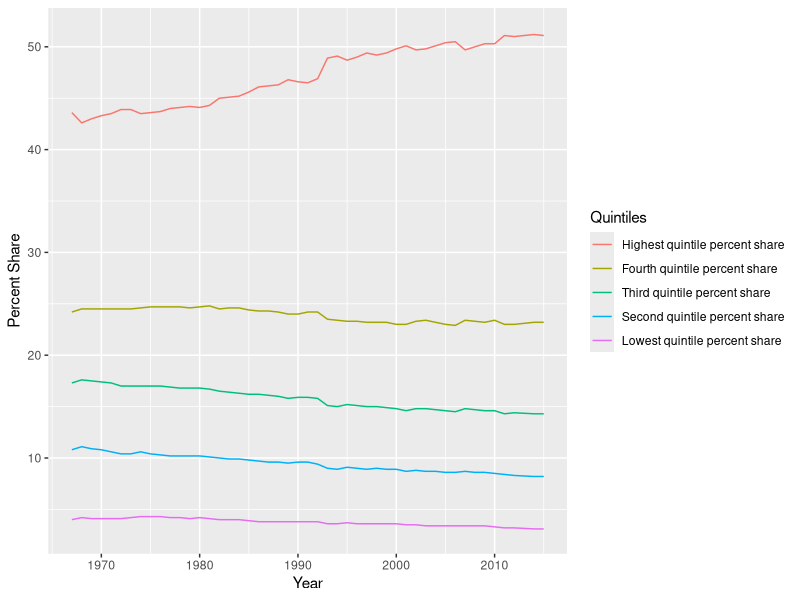

The R source for this figure:
library(readr)
library(tidyr)
library(ggplot2)
library(dplyr)

setwd("C:/Users/aet/Desktop/School/R projects/Final project/President-Obama-Evaluation/Data files/Economy")

share <- read_csv("income inequality.csv")
share <- share[, -5]

share.g <- share %>%
  gather(Year, `Percent Share`, `2015`:`1967`)

share.g$Year <- as.numeric(share.g$Year)

names(share.g)[1] <- "Quintiles"

share.g$Quintiles <- factor(share.g$Quintiles, levels = c("Highest quintile percent share", 
                                                          "Fourth quintile percent share",
                                                          "Third quintile percent share", 
                                                          "Second quintile percent share",
                                                          "Lowest quintile percent share"))

share.g <- share.g[order(share.g$Quintiles), ]

ggplot(share.g, aes(x = Year, y = `Percent Share`, col = Quintiles, group = Quintiles)) +
  geom_line() 

# SOURCES

# US Census Bureau: http://www.census.gov/data/tables/2016/demo/income-poverty/p60-256.html